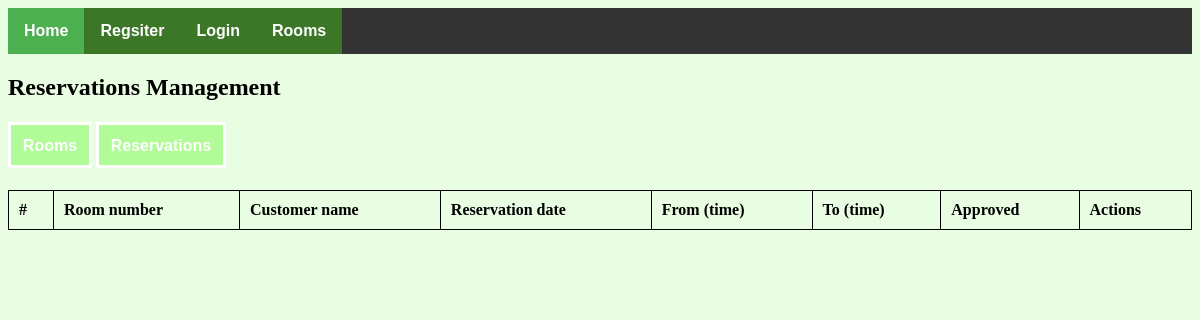
Page /pages/booking.php on the earlier database version.
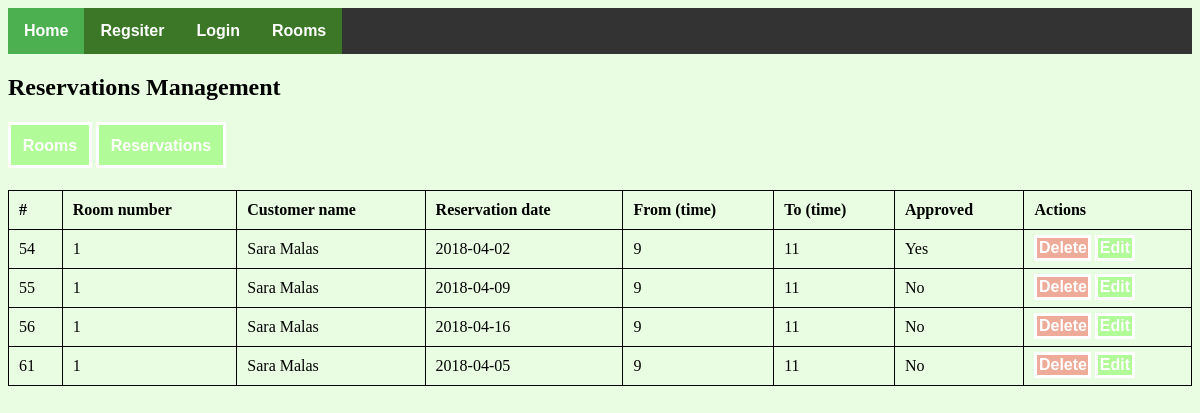
Same page on the later database version.
### tables this page shows
CREATE TABLE `reservations` (
  `reservation_id` int(11) NOT NULL,
  `room_id` int(11) NOT NULL,
  `user_id` int(11) NOT NULL,
  `reservation_date` date NOT NULL,
  `from_time` varchar(255) NOT NULL,
  `to_time` varchar(255) NOT NULL,
  `approved` tinyint(4) NOT NULL DEFAULT '0'
);

CREATE TABLE `rooms` (
  `id` int(11) NOT NULL,
  `room_number` int(11) NOT NULL,
  `description` text NOT NULL,
  `image` varchar(255) NOT NULL
);

CREATE TABLE `users` (
  `id` int(11) NOT NULL,
  `full_name` varchar(255) NOT NULL,
  `phonenumber` varchar(255) NOT NULL,
  `address` text NOT NULL,
  `gender` tinyint(4) NOT NULL,
  `email` varchar(255) NOT NULL,
  `password` varchar(255) NOT NULL,
  `is_admin` tinyint(4) NOT NULL DEFAULT '0'
);

### pages/booking.php (the view, shortened to what this page needs)
<!DOCTYPE html>
<html>
<head>
  <link rel="stylesheet" type="text/css" href="../css/style.css">
</head>
<body>
  <?php
        include('config.php');
  ?>
<ul>
    <li><a href="../index.php" class="active">Home</a></li>
    <li><a href="register.php">Regsiter</a></li>
    <?php if (isset($_SESSION['login'])) { ?>
      <li><a href="reservations.php">Reservations</a></li>
      <li><a href="logout.php">Logout</a></li>
      <?php if (isset($_SESSION['is_admin']) && ($_SESSION['is_admin'] == "1")) { ?>
        <li><a href="admin.php">Admin</a></li>
      <?php } ?>
    <?php } else { ?>
      <li><a href="login.php">Login</a></li>
    <?php } ?>
    <li><a href="rooms.php">Rooms</a></li>
  </ul>
  <h2>Reservations Management</h2>
  <div class="admin-links">
    <a href="room.php">Rooms</a>
    <a href="booking.php">Reservations</a>
  </div>
  <table style="width:100%">
  <tr>
    <th>#</th>
    <th>Room number</th>
    <th>Customer name</th>
    <th>Reservation date</th>
    <th>From (time)</th>
    <th>To (time)</th>
    <th>Approved</th>
    <th>Actions</th>
  </tr>
  <?php
    $sql = "SELECT * FROM reservations INNER JOIN rooms ON reservations.room_id = rooms.id INNER JOIN users ON users.id = reservations.user_id";
    $rooms = mysqli_query($connection, $sql);
    if ($rooms->num_rows > 0) {
      while ($row = mysqli_fetch_assoc($rooms)) {
         echo "<tr>";
          echo "<td>".$row['reservation_id']."</td>";
          echo "<td>".$row['room_number']."</td>";
          echo "<td>".$row['full_name']."</td>";
          echo "<td>".$row['reservation_date']."</td>";
          echo "<td>".$row['from_time']."</td>";
          echo "<td>".$row['to_time']."</td>";
          if ($row['approved'] == "1") {
            echo "<td>Yes</td>";
          } else {
            echo "<td>No</td>";
          }
          echo "<td><a href='deleteReservation.php?id=".$row['reservation_id']."' class='delete'>Delete</a> <a href='editReservation.php?id=".$row['reservation_id']."'>Edit</a></td>";
         echo "</tr>";
      }
    }
  ?>
</table>
</body>
</html>

### css/style.css (style rules this page uses)
body { background-color: #4bf5131f; }
a { text-decoration: none; background-color: #4bf51359; border: solid 3px #fff; padding: 1%; color: #fff; font-weight: bold; font-family: sans-serif; }
.admin-links { margin: 3% auto; }
table, th, td { border: 1px solid black; border-collapse: collapse; }
th, td { padding: 10px; }
th { text-align: left; }
.delete { background-color: #f5131359; }
ul { list-style-type: none; margin: 0; padding: 0; overflow: hidden; background-color: #333; }
li { float: left; }
li a { display: block !important; color: white !important; text-align: center !important; padding: 14px 16px !important; text-decoration: none !important; border: 0px !important; }
.active { background-color: #4CAF50 !important; }

Differences in the rows shown:
added reservations: reservation_id "54", room.room_number "1", user.full_name "Sara Malas", reservation_date "2018-04-02", from_time "9", to_time "11", approved "Yes"
added reservations: reservation_id "55", room.room_number "1", user.full_name "Sara Malas", reservation_date "2018-04-09", from_time "9", to_time "11", approved "No"
added reservations: reservation_id "56", room.room_number "1", user.full_name "Sara Malas", reservation_date "2018-04-16", from_time "9", to_time "11", approved "No"
added reservations: reservation_id "61", room.room_number "1", user.full_name "Sara Malas", reservation_date "2018-04-05", from_time "9", to_time "11", approved "No"
